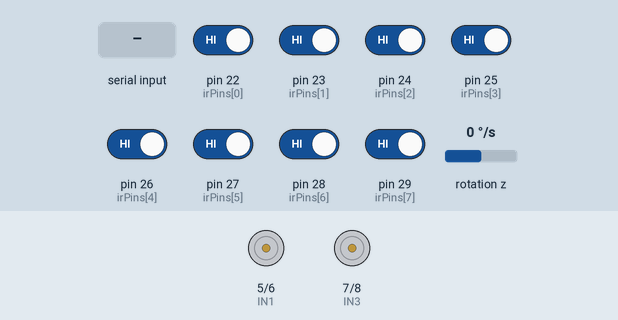
Recording of a sketch running on a simulated Arduino Mega 2560, built with avr-gcc and run on an emulated ATmega2560. Shown: motor-driver pin pairs drawn as motors (green arrow = first pin HIGH = forward, orange = second pin HIGH = backward, longer = more drive). Wiring (inferred from the names in the program): MPU-6050 motion sensor at I2C address 0x68. The test bench sets the inputs (shaded band); at power-on: pin 22 (irPins[0]), pin 23 (irPins[1]), pin 24 (irPins[2]), pin 25 (irPins[3]), pin 26 (irPins[4]), pin 27 (irPins[5]), pin 28 (irPins[6]), pin 29 (irPins[7]) HIGH, rotation z 0 °/s. What the sketch prints to the serial monitor is not drawn.

Above: at 2.4 s.
2.5 s: "FORWARD\n" received over the second serial link
At 3.3 s:
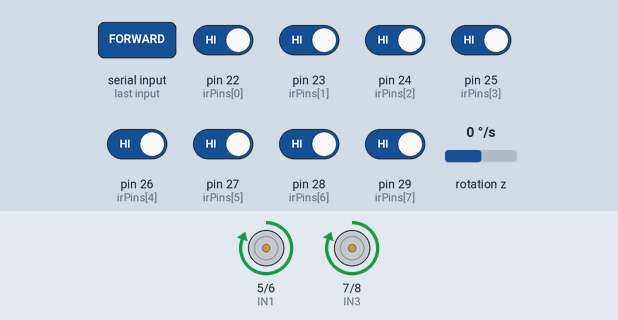
5.0 s: "BACKWARD\n" received over the second serial link
At 5.7 s:
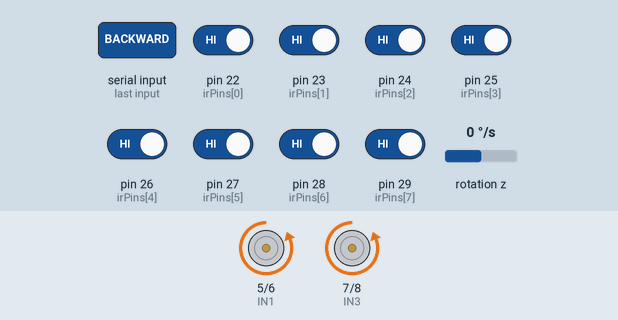
7.5 s: "LEFT\n" received over the second serial link
At 8.3 s:
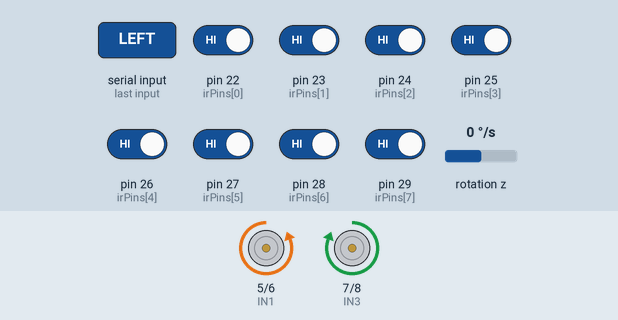
10.0 s: "RIGHT\n" received over the second serial link
At 10.6 s:
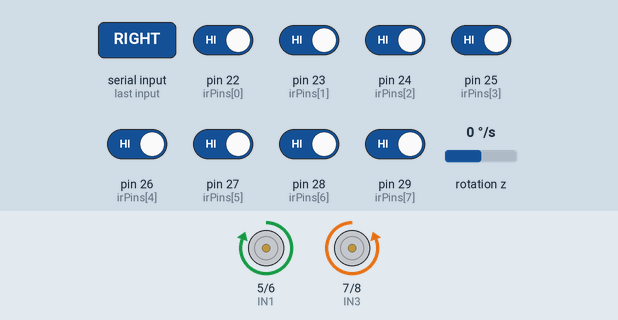
Timing chart, 0 to 13.0 s (numbered marks = the images above; inputs shaded):
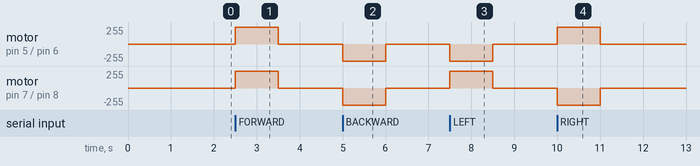

The sketch:

agv_mega.ino
```cpp
// AGV Arduino Mega Firmware
// Controls motors via L298N, reads IR array and MPU6050
// Communicates with Raspberry Pi via UART1 (Pin18/19)

#include <Wire.h>

#define IN1 5
#define IN2 6
#define IN3 7
#define IN4 8

int irPins[] = {22, 23, 24, 25, 26, 27, 28, 29};
#define MPU6050_ADDR 0x68

String inputBuffer = "";
unsigned long lastCommandTime = 0;
float yaw = 0.0, gyroZoffset = 0.0;
unsigned long lastGyroTime = 0;

void stopMotors() {
  digitalWrite(IN1,LOW);digitalWrite(IN2,LOW);
  digitalWrite(IN3,LOW);digitalWrite(IN4,LOW);
}
void forward()   { digitalWrite(IN1,HIGH);digitalWrite(IN2,LOW);digitalWrite(IN3,HIGH);digitalWrite(IN4,LOW); }
void backward()  { digitalWrite(IN1,LOW);digitalWrite(IN2,HIGH);digitalWrite(IN3,LOW);digitalWrite(IN4,HIGH); }
void turnLeft()  { digitalWrite(IN1,LOW);digitalWrite(IN2,HIGH);digitalWrite(IN3,HIGH);digitalWrite(IN4,LOW); }
void turnRight() { digitalWrite(IN1,HIGH);digitalWrite(IN2,LOW);digitalWrite(IN3,LOW);digitalWrite(IN4,HIGH); }

void initMPU6050() {
  Wire.beginTransmission(MPU6050_ADDR);Wire.write(0x6B);Wire.write(0x00);Wire.endTransmission(true);delay(100);
}
void calibrateGyro() {
  float sum=0;
  for(int i=0;i<200;i++){
    Wire.beginTransmission(MPU6050_ADDR);Wire.write(0x47);Wire.endTransmission(false);
    Wire.requestFrom(MPU6050_ADDR,2,true);
    int16_t gz=Wire.read()<<8|Wire.read();sum+=gz/131.0;delay(5);
  }
  gyroZoffset=sum/200;
}
void updateGyro() {
  unsigned long now=micros();float dt=(now-lastGyroTime)/1000000.0;lastGyroTime=now;
  if(dt>0.1)return;
  Wire.beginTransmission(MPU6050_ADDR);Wire.write(0x47);Wire.endTransmission(false);
  Wire.requestFrom(MPU6050_ADDR,2,true);
  int16_t gz=Wire.read()<<8|Wire.read();
  float g=gz/131.0-gyroZoffset;if(abs(g)>0.5)yaw+=g*dt;
  if(yaw>180)yaw-=360;if(yaw<-180)yaw+=360;
}
void sendSensorData() {
  String ir="";
  for(int i=0;i<8;i++){ir+=(digitalRead(irPins[i])==LOW)?"1":"0";if(i<7)ir+=",";}
  Serial1.print("{\"ir\":[");Serial1.print(ir);
  Serial1.print("],\"yaw\":");Serial1.print(yaw,1);Serial1.println("}");
}

void setup() {
  Serial.begin(115200);Serial1.begin(115200);
  pinMode(IN1,OUTPUT);digitalWrite(IN1,LOW);
  pinMode(IN2,OUTPUT);digitalWrite(IN2,LOW);
  pinMode(IN3,OUTPUT);digitalWrite(IN3,LOW);
  pinMode(IN4,OUTPUT);digitalWrite(IN4,LOW);
  for(int i=0;i<8;i++)pinMode(irPins[i],INPUT);
  Wire.begin();initMPU6050();calibrateGyro();
  Serial.println("AGV Mega Ready!");
  Serial1.println("{\"status\":\"ready\"}");
  lastCommandTime=millis();lastGyroTime=micros();
}

void loop() {
  while(Serial1.available()){
    char c=Serial1.read();
    if(c=='\n'){
      inputBuffer.trim();
      if(inputBuffer=="FORWARD")       {forward();   Serial1.println("{\"ack\":\"FORWARD\"}");}
      else if(inputBuffer=="BACKWARD") {backward();  Serial1.println("{\"ack\":\"BACKWARD\"}");}
      else if(inputBuffer=="LEFT")     {turnLeft();  Serial1.println("{\"ack\":\"LEFT\"}");}
      else if(inputBuffer=="RIGHT")    {turnRight(); Serial1.println("{\"ack\":\"RIGHT\"}");}
      else if(inputBuffer=="STOP")     {stopMotors();Serial1.println("{\"ack\":\"STOP\"}");}
      else if(inputBuffer=="PING")     {Serial1.println("{\"pong\":1}");}
      lastCommandTime=millis();inputBuffer="";
    } else if(c!='\r') inputBuffer+=c;
  }
  updateGyro();
  static unsigned long lastSend=0;
  if(millis()-lastSend>100){sendSensorData();lastSend=millis();}
  if(millis()-lastCommandTime>1000)stopMotors();
}
```

Measured:
- after the input at 2.5 s, motor on pin 5 (IN1) / pin 6 (IN2), motor on pin 7 (IN3) / pin 8 (IN4): stopped → forward 255/255 at once, → stopped 1.0 s later
- after the input at 5.0 s, motor on pin 5 (IN1) / pin 6 (IN2), motor on pin 7 (IN3) / pin 8 (IN4): stopped → backward 255/255 at once, → stopped 1.0 s later
- after the input at 7.5 s, motor on pin 5 (IN1) / pin 6 (IN2): stopped → backward 255/255 at once, → stopped 1.0 s later; motor on pin 7 (IN3) / pin 8 (IN4): stopped → forward 255/255 at once, → stopped 1.0 s later
- after the input at 10.0 s, motor on pin 5 (IN1) / pin 6 (IN2): stopped → forward 255/255 at once, → stopped 1.0 s later; motor on pin 7 (IN3) / pin 8 (IN4): stopped → backward 255/255 at once, → stopped 1.0 s later
